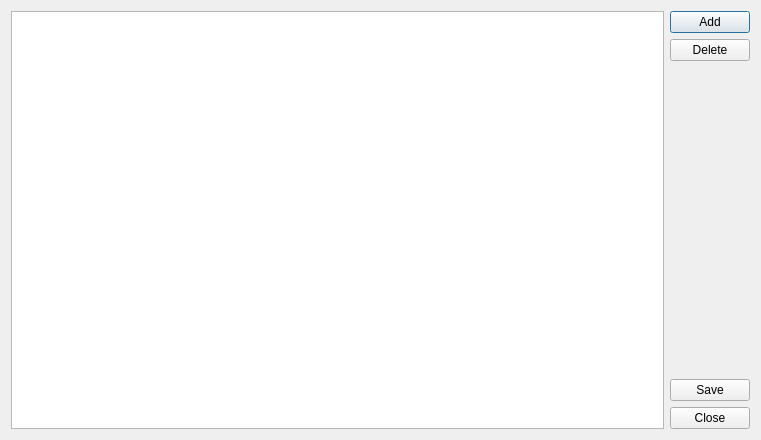
<?xml version="1.0" encoding="UTF-8"?>
<ui version="4.0">
 <class>CatCustomers</class>
 <widget class="QDialog" name="CatCustomers">
  <property name="geometry">
   <rect>
    <x>0</x>
    <y>0</y>
    <width>761</width>
    <height>440</height>
   </rect>
  </property>
  <property name="windowTitle">
   <string>Customers</string>
  </property>
  <property name="windowIcon">
   <iconset resource="Icons.qrc">
    <normaloff>:/icons/icons/vcard.png</normaloff>:/icons/icons/vcard.png</iconset>
  </property>
  <layout class="QHBoxLayout" name="horizontalLayout">
   <item>
    <widget class="QTableView" name="tview">
     <property name="selectionMode">
      <enum>QAbstractItemView::SingleSelection</enum>
     </property>
     <property name="selectionBehavior">
      <enum>QAbstractItemView::SelectRows</enum>
     </property>
     <property name="sortingEnabled">
      <bool>true</bool>
     </property>
    </widget>
   </item>
   <item>
    <layout class="QVBoxLayout" name="verticalLayout">
     <item>
      <widget class="QPushButton" name="bAdd">
       <property name="text">
        <string>Add</string>
       </property>
       <property name="icon">
        <iconset>
         <normalon>:/icons/icons/table_row_insert.png</normalon>
        </iconset>
       </property>
      </widget>
     </item>
     <item>
      <widget class="QPushButton" name="bDelete">
       <property name="layoutDirection">
        <enum>Qt::LeftToRight</enum>
       </property>
       <property name="text">
        <string>Delete</string>
       </property>
       <property name="icon">
        <iconset>
         <normalon>:/icons/icons/table_row_delete.png</normalon>
        </iconset>
       </property>
       <property name="checkable">
        <bool>false</bool>
       </property>
       <property name="default">
        <bool>false</bool>
       </property>
       <property name="flat">
        <bool>false</bool>
       </property>
      </widget>
     </item>
     <item>
      <spacer name="verticalSpacer">
       <property name="orientation">
        <enum>Qt::Vertical</enum>
       </property>
       <property name="sizeHint" stdset="0">
        <size>
         <width>20</width>
         <height>40</height>
        </size>
       </property>
      </spacer>
     </item>
     <item>
      <widget class="QPushButton" name="bSave">
       <property name="text">
        <string>Save</string>
       </property>
       <property name="icon">
        <iconset>
         <normalon>:/icons/icons/table_save.png</normalon>
        </iconset>
       </property>
      </widget>
     </item>
     <item>
      <widget class="QPushButton" name="bClose">
       <property name="text">
        <string>Close</string>
       </property>
       <property name="icon">
        <iconset>
         <normalon>:/icons/icons/door_out.png</normalon>
        </iconset>
       </property>
      </widget>
     </item>
    </layout>
   </item>
  </layout>
 </widget>
 <resources>
  <include location="Icons.qrc"/>
 </resources>
 <connections/>
</ui>
